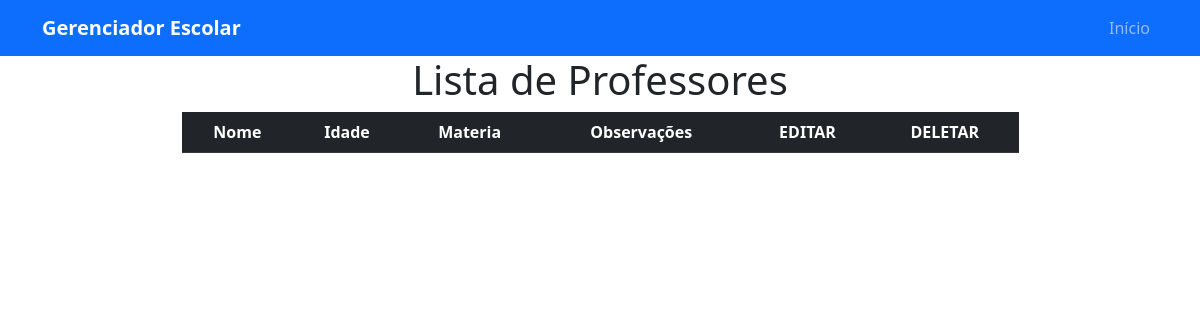
The app's page /professor/, older data.
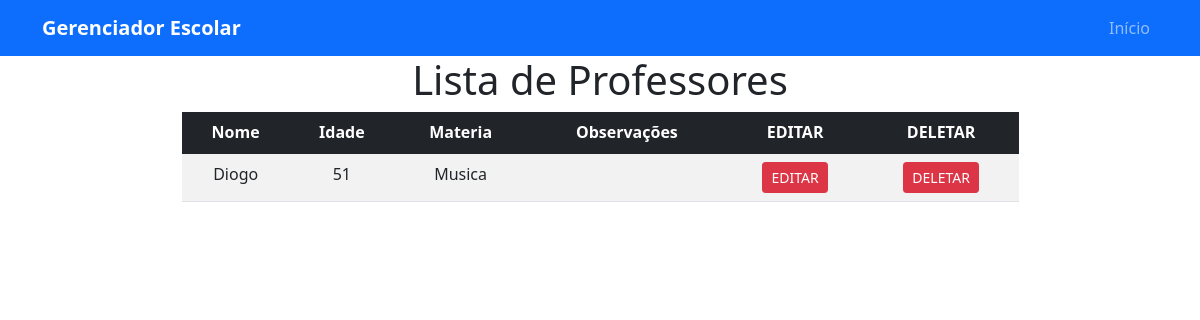
The same page, newer data.
### model/professor.py (models this page shows)
class Professor(db.Model):
    __tablename__ = "professores"
    id = db.Column(db.Integer, primary_key=True)
    nome = db.Column(db.String(100), nullable=False)
    idade = db.Column(db.Integer, nullable=False)
    materia = db.Column(db.String(100), nullable=True)
    observacoes = db.Column(db.Text, nullable=True)
    turmas = db.relationship("Turma", back_populates="professor")

### routes/professor_routes.py (the view)
@professores_bp.route("/")
def listar_professores():
    professores = ProfessorController.index()
    return render_template("professores.html", professores=professores, titulo="Lista de Professores")

### controller/professor_controller.py (called while the page is built)
    @staticmethod
    def index():
        professores = Professor.query.all()
        return professores

### templates/professores.html (shortened to what this page needs)
<!DOCTYPE html>
<html lang="pt-BR">
<head>
    <link rel="stylesheet" href="{{ url_for('static', filename='bootstrap.css') }}">
</head>
<body>
<header>
    <nav class="navbar navbar-expand-lg navbar-dark bg-primary">
        <div class="container">
            <a class="navbar-brand fw-bold" href="{{ url_for('pagina_inicial') }}">Gerenciador Escolar</a>
            <div class="collapse navbar-collapse" id="navbarNav">
                <ul class="navbar-nav ms-auto">
                    <li class="nav-item"> <a class="nav-link" href="{{ url_for('pagina_inicial') }}">Início</a> </li>
                </ul>
            </div>
        </div>
    </nav>
</header>
    <div class="container d-flex flex-column justify-content-center align-items-center">
        <div>
            <h1>{{ titulo }}</h1>
        </div>
        <div class="table-responsive" style="width: 75%;">
            <table class="table table-striped table-hover text-center">
                <thead class="table-dark">
                    <tr>
                        <th>Nome</th>
                        <th>Idade</th>
                        <th>Materia</th>
                        <th>Observações</th>
                        <th>EDITAR</th>
                        <th>DELETAR</th>
                    </tr>
                </thead>
                <tbody>
                    {% for professor in professores %}
                    <tr>
                        <td>{{ professor.nome }}</td>
                        <td>{{ professor.idade }}</td>
                        <td>{{ professor.materia }}</td>
                        <td>{{ professor.observacoes }}</td>
                        <td><a href="{{ url_for('professor_rota.editar_professor', nome=professor.nome) }}" class="btn btn-danger btn-sm">EDITAR</a></td>
                        <td><a href="{{ url_for('professor_rota.deletar_professor', nome=professor.nome) }}" class="btn btn-danger btn-sm">DELETAR</a></td>
                    </tr>
                    {% endfor %}
                </tbody>
            </table>
        </div>
    </div>
</body>
</html>

Row changes from the older to the newer data that the page shows:
added Professor: nome "Diogo", idade "51", materia "Musica"
